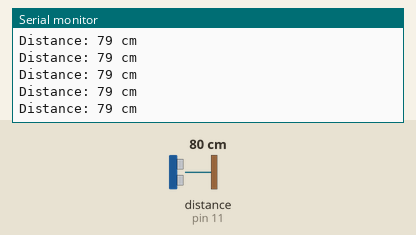
Bench run of a sketch on a simulated Arduino Uno, built with avr-gcc and run on an emulated ATmega328P. Parts: the last lines printed to the serial monitor. Wiring (inferred from the names in the program): ultrasonic range finder: trigger pin 12; echo pin 11. The test bench sets the inputs (shaded band); at power-on: distance to the obstacle (sensor on pin 11) 80 cm. The echo pulse lasts 58.3 µs per cm.

Above: at 1.2 s.
1.3 s: distance to the obstacle (sensor on pin 11) set to 2 cm
At 1.72 s:
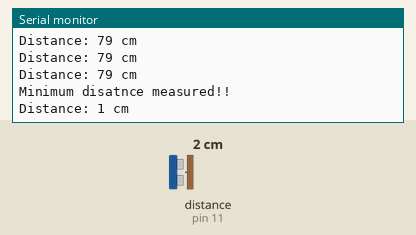
3.2 s: distance to the obstacle (sensor on pin 11) set to 250 cm
At 3.23 s:
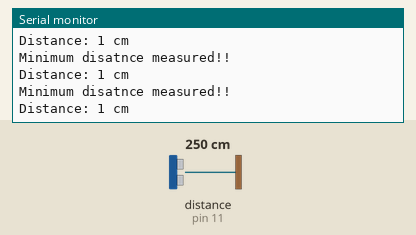
Timing chart, 0 to 6.2 s (numbered marks = the images above; inputs shaded):
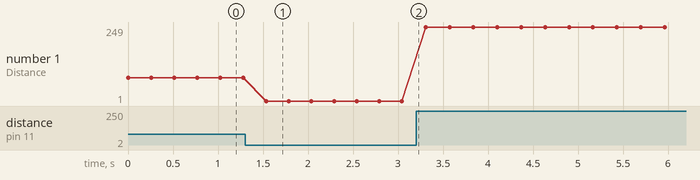

The sketch:

ultrasonic.ino
```cpp
const int trigPin = 12; // Trigger pin of ultrasonic sensor
const int echoPin = 11; // Echo pin of ultrasonic sensor

void setup() {
  Serial.begin(115200); // Initialize serial communication
  pinMode(trigPin, OUTPUT); // Set trigger pin as output
  pinMode(echoPin, INPUT); // Set echo pin as input
}

void loop() {
  long duration, distance;

  digitalWrite(trigPin, LOW);  // Set trigger pin low for 2 microseconds
  delayMicroseconds(2);
  digitalWrite(trigPin, HIGH); // Set trigger pin high for 10 microseconds
  delayMicroseconds(10);
  digitalWrite(trigPin, LOW);  // Set trigger pin low

  duration = pulseIn(echoPin, HIGH); // Read the duration of the echo pulse
  distance = duration * 0.0343 / 2; // Calculate distance in centimeters

  if (distance > 150) { // Check for maximum distance
    Serial.print("Maximux distance!!");
    Serial.print("\n");
//    distance = 150;
  }else if(distance <= 4){
    Serial.print("Minimum disatnce measured!!");
    Serial.print("\n");
  }

  Serial.print("Distance: ");
  Serial.print(distance);
  Serial.println(" cm");

  delay(250); // Delay for 50 milliseconds
}
```

Measured:
- after the input at 1.3 s, the serial monitor: prints a new line after 0.23 s (image 1)
- plotted number 1: 79 → 1 after the input at 1.3 s, 1 → 249 after the input at 3.2 s
